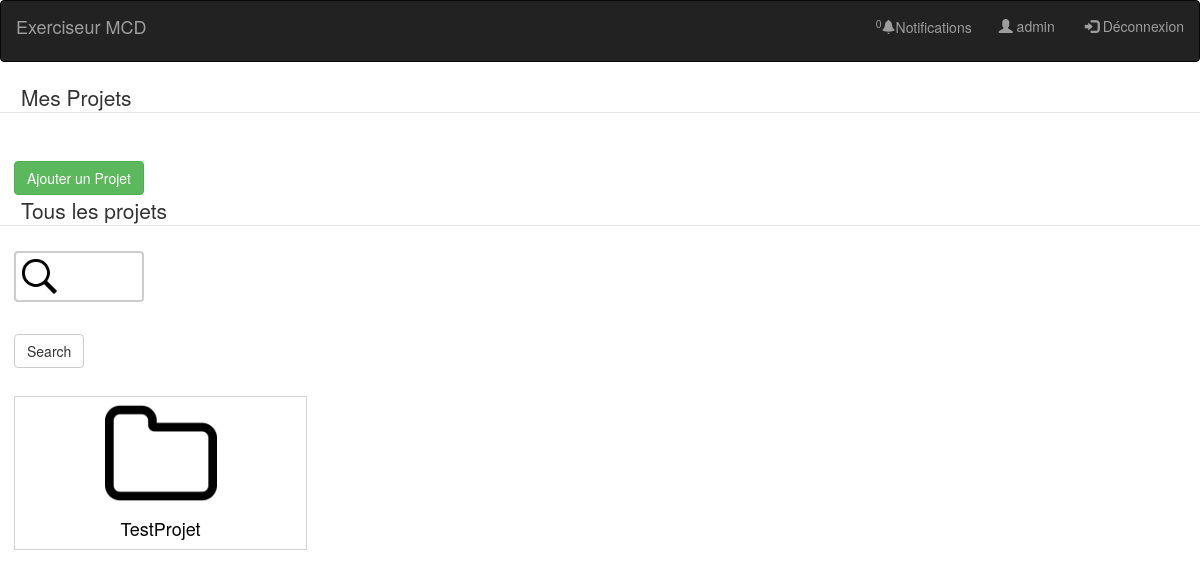
/projets/admin/1/1 (signed in), run on an earlier commit of the app's database.
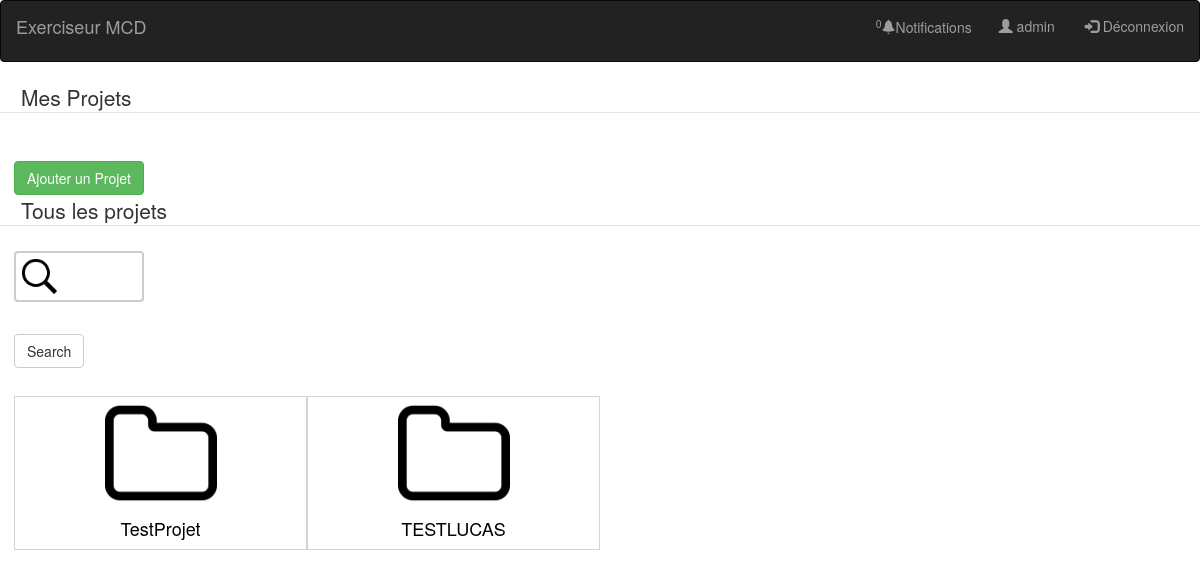
And on a later commit of the database.
### projet/models.py (models this page shows, shortened)
class User(db.Model, UserMixin):
    prenom = db.Column(db.String(100))
    nom = db.Column(db.String(100))
    login = db.Column(db.String(100),primary_key=True)
    password = db.Column(db.String(100))
    mail = db.Column(db.String(100))
    image = db.Column(db.String(100))

class Projet(db.Model):
    id = db.Column(db.Integer, primary_key=True)
    nomProj = db.Column(db.String(100))
    nomMCD = db.Column(db.String(100))
    descProj = db.Column(db.String(500))
    mcd_textuel = db.Column(db.String(500))

### projet/views.py (the view)
@app.route("/projets/<string:username>/<int:n>/<int:i>",  methods=['GET', 'POST'])#accueil avec listes des projets de l'utilsateur et la liste de tous les projets de l'application
@login_required
def page_projets(username,n,i):
	proj=get_projet_user(username,i)
	projets=get_all_projets(n)
	droiteok=True
	if get_all_projets(n+1)==[]:
		droiteok=False
	droite2ok=True
	if get_projet_user(username,i+1)==[]:
		droite2ok=False
	search = SearchForm(request.form)
	if request.method == 'POST':
		return search_results(search,username)
	return render_template("accueil_projet.html",mesproj=proj,tousproj=projets,form=search,n=n,i=i,droite=droiteok,droite2=droite2ok,search=False,username=username,nbnotif=get_nb_notifications(username),notifs=get_notifications(username))

### projet/views.py
class SearchForm(Form):
	search = StringField('')

### projet/models.py (called while the page is built)
def get_nb_notifications(nom):
    return len(Notification.query.filter(Notification.destinataire==nom).all())

def get_notifications(nom):
    return Notification.query.filter(Notification.destinataire==nom).order_by(Notification.date.desc()).all()

@login_manager.user_loader
def load_user(login):
    return User.query.get(login)

def get_projet_user(username,n):
    p= Projet.query.join(Gerer).filter(Gerer.user_login==username).all()
    res=[]
    indice=0
    if len(p)<n*5-1:
        indice=len(p)
    else:
        indice=n*5-1
    if n==1:
        start=(n-1)*5
    else:
        start=(n-1)*5-1
    for i in range(start,indice):
        res.append(p[i])
    return res

def get_all_projets(n):
    p=Projet.query.all()
    res=[]
    indice=0
    if len(p)<n*5-1:
        indice=len(p)
    else:
        indice=n*5-n
    if n==1:
        start=(n-1)*5
    else:
        start=(n-1)*5-(n-1)
    for i in range(start,indice):
        res.append(p[i])
    return res

### projet/templates/accueil_projet.html (shortened to what this page needs)
{% extends "base_excerciseur.html" %}
{% block styles %}
{{ super() }}
  <link rel="stylesheet" href= "{{url_for('static',filename='accueil_projet.css') }}"/>
{% endblock %}
  {% block contain %}
  {% if current_user.login != username %}
    <h1>Vous n'avez pas le droit d'accéder à cette page</h1>
  {% else %}
  <fieldset>
    <legend>Mes Projets</legend>
        <a href="{{ url_for('add_projets', username=current_user.login) }}"><input class="btn btn-success" type="submit" value="Ajouter un Projet" id="ajoutproj"></a>
    </fieldset>
    <fieldset>
      <legend>Tous les projets</legend>
      {% from "_formhelpers.html" import render_field %}
      <div id=search>
      <form method=post>
      {{ render_field(form.search) }}
      <input class="btn btn-default" type=submit value=Search>
      </form>
      <section class="projets " id="pro">
        {% if search %}
        {% for i in range(tousproj|length) %}
        {% if i<(4) %}
        <div id="tousproj">
          <a href="{{url_for('description',username=current_user.login,nomProj=tousproj[i].nomProj)}}">
            <img src="{{url_for('static',filename='dossier.png')}}">
            <h4>{{tousproj[i].nomProj}}</h4>
          </a>
        </div>
        {% else %}
        <div id="tousproj" class="collapse" >
          <a href="{{url_for('description',username=current_user.login,nomProj=tousproj[i].nomProj)}}">
            <img src="{{url_for('static',filename='dossier.png')}}">
            <h4>{{tousproj[i].nomProj}}</h4>
          </a>
        </div>
        {% endif %}
        {% endfor %}
        {% else %}
        {% for p in tousproj %}
        <div id="tousproj">
          <a href="{{url_for('description',username=current_user.login,nomProj=p.nomProj)}}">
            <img src="{{url_for('static',filename='dossier.png')}}">
            <h4>{{p.nomProj}}</h4>
          </a>
        </div>
        {% endfor %}
        {% endif %}
      </section>
      </fieldset>
      {% endif %}
  {% endblock %}

### projet/templates/base_excerciseur.html (shortened to what this page needs)
{% block styles %}
    <link href="https://maxcdn.bootstrapcdn.com/bootstrap/3.3.7/css/bootstrap.min.css" rel="stylesheet">
    <link href="{{url_for('static',filename='base_exerciseur.css')}}" rel="stylesheet">
{% endblock %}
{% block navbar %}
<nav class="navbar navbar-inverse">
 <div class="container-fluid">
   <div class="navbar-header">
     <p class="navbar-brand">Exerciseur MCD</p>
   </div>
   <ul class="nav navbar-nav navbar-right">
     <li><button  class="btn btn-default " data-toggle="dropdown" aria-haspopup="true" aria-expanded="true" id="notif">Notifications></button>
     </li>
     <li><a href="{{url_for('accueil_compte')}}"><span class="glyphicon glyphicon-user"></span> {{current_user.login}}</a></li>
      <li><a href="{{url_for('deconnexion')}}"><span class="glyphicon glyphicon-log-in"></span> Déconnexion</a></li>
   </ul>
 </div>
</nav>
{% endblock %}
{% block contain %}
{% endblock %}

### projet/templates/_formhelpers.html (shortened to what this page needs)
{% macro render_field(field) %}
    <dt>{{ field.label }}
    <dd>{{ field(**kwargs)|safe }}
    </dd>
{% endmacro %}

### projet/static/base_exerciseur.css (style rules this page uses)
#notif { margin-top: 0.7em; font-family: "Helvetica Neue",Helvetica,Arial,sans-serif; font-size: 14px; line-height: 1.42857143; color: #9D9D9D; background-color: #222222; border-style: none; }

### projet/static/accueil_projet.css (style rules this page uses)
.projets { margin: 1em; display: flex; }
body>fieldset>legend { margin-top: 1em; padding-left: 1em; }
img { width:8em; }
a, a:hover { color:black; text-decoration:none; }
#mesproj,#tousproj { border-style:solid; border-width:0.1em; border-color: lightgrey; text-align: center; flex:1 1 25%; }
#ajoutproj { margin-left: 1em; }
#search>form>dd>input[type=text] { color:black; margin-bottom: 2em; width: 130px; box-sizing: border-box; border: 2px solid #ccc; border-radius: 4px; font-size: 16px; background-color: white; background-image: url('./images/search.png'); background-size: contain; background-position: 0px 0px; background-repeat: no-repeat; padding: 12px 20px 12px 40px; -webkit-transition: width 0.4s ease-in-out; transition: width 0.4s ease-in-out; }
#tousproj { flex:0 0 25%; margin-top: 1em; }
button { margin-left: 1em; }
form { margin-left:1em; }

What changed in the data, as far as the page shows it:
added Projet: nomProj "TESTLUCAS"
